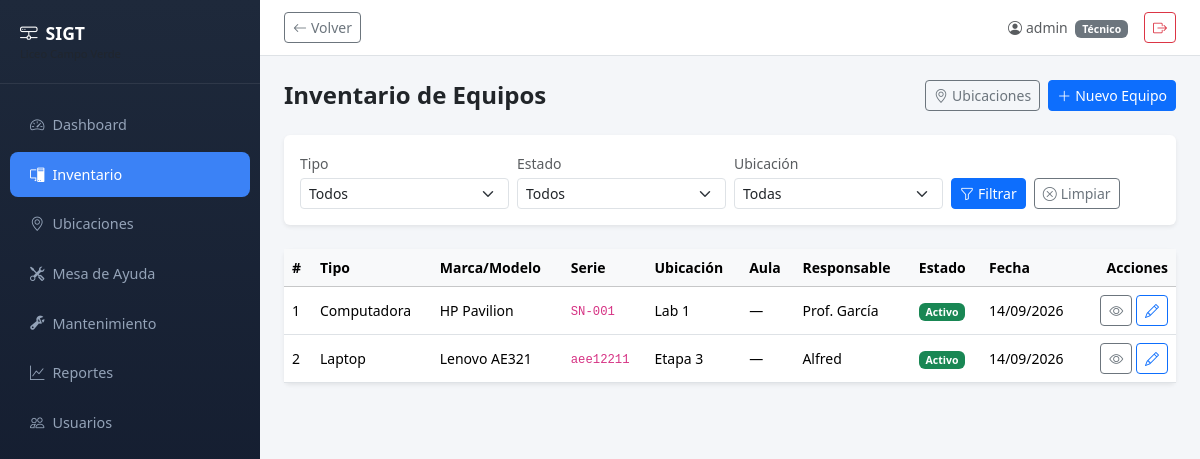
Before: /inventario/ (signed in) with the older database file.
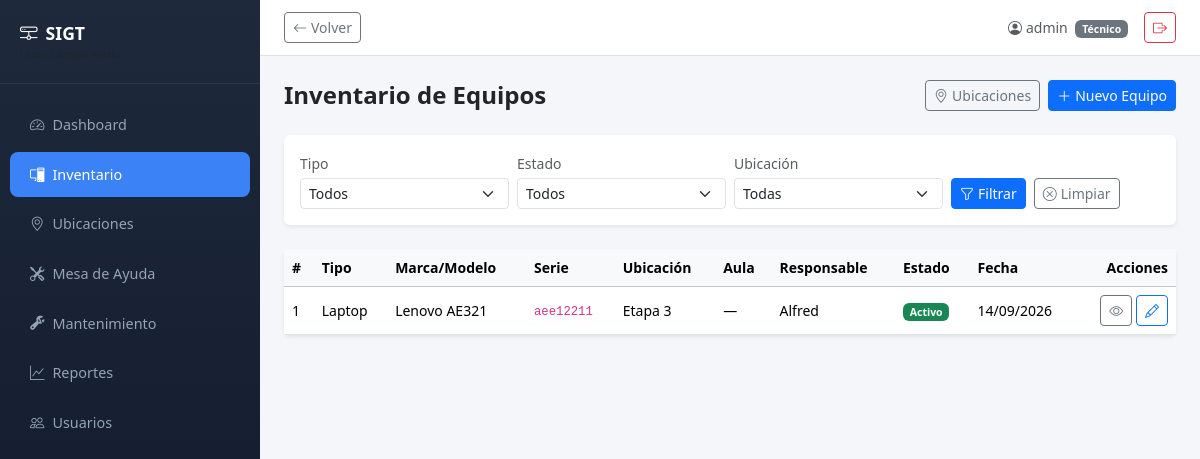
After: the same page with the newer database file.
### usuarios/models.py (models this page shows, shortened)
class User(AbstractUser):
    ROL_CHOICES = [
        ('admin', 'Administrador'),
        ('tecnico', 'Técnico'),
    ]
    rol = models.CharField(max_length=10, choices=ROL_CHOICES, default='tecnico')
    telefono = models.CharField(max_length=20, blank=True)
    class Meta:
        verbose_name = 'usuario'
        verbose_name_plural = 'usuarios'

### inventario/models.py (models this page shows, shortened)
class Equipo(models.Model):
    TIPO_CHOICES = [
        ('computadora', 'Computadora'),
        ('laptop', 'Laptop'),
        ('proyector', 'Proyector'),
        ('impresora', 'Impresora'),
        ('access_point', 'Access Point'),
        ('switch', 'Switch'),
        ('otro', 'Otro (especificar)'),
    ]
    ESTADO_CHOICES = [
        ('activo', 'Activo'),
        ('mantenimiento', 'En Mantenimiento'),
        ('baja', 'Dado de Baja'),
    ]
    tipo = models.CharField(max_length=20, choices=TIPO_CHOICES)
    tipo_otro = models.CharField(
        max_length=100, blank=True,
        help_text='Especifique el tipo si seleccionó "Otro"'
    )
    aula = models.CharField(
        max_length=10, blank=True,
        help_text='Aula dentro de la ubicación. Ej: 01, 05, 13'
    )
    procesador = models.CharField(max_length=100, blank=True, verbose_name='Procesador')
    ram = models.CharField(max_length=50, blank=True, verbose_name='Memoria RAM')
    so = models.CharField(max_length=100, blank=True, verbose_name='Sistema operativo')
    almacenamiento = models.CharField(max_length=50, blank=True, verbose_name='Almacenamiento')
    valor = models.DecimalField(
        max_digits=12, decimal_places=2, null=True, blank=True,
        verbose_name='Valor ($)',
        help_text='Valor económico del equipo (no obligatorio)'
    )
    marca = models.CharField(max_length=100)
    modelo = models.CharField(max_length=100)
    numero_serie = models.CharField(max_length=100, unique=True)
    direccion_ip = models.GenericIPAddressField(blank=True, null=True)
    ubicacion = models.ForeignKey(Ubicacion, on_delete=models.PROTECT, related_name='equipos')
    responsable = models.CharField(max_length=150, blank=True)
    estado = models.CharField(max_length=20, choices=ESTADO_CHOICES, default='activo')
    fecha_registro = models.DateField(auto_now_add=True)
    observaciones = models.TextField(blank=True)
    historical = HistoricalRecords()
    class Meta:
        ordering = ['-fecha_registro']
        permissions = [
            ('puede_asignar_equipo', 'Puede asignar equipo a responsable'),
        ]
    @property
    def tipo_display(self):
        if self.tipo == 'otro' and self.tipo_otro:
            return self.tipo_otro
        return self.get_tipo_display()

class Ubicacion(models.Model):
    TIPO_CHOICES = [
        ('sede', 'Sede'),
        ('etapa', 'Etapa'),
        ('salon', 'Salón'),
        ('laboratorio', 'Laboratorio'),
        ('oficina', 'Oficina'),
        ('otro', 'Otro'),
    ]
    nombre = models.CharField(max_length=150)
    tipo = models.CharField(max_length=20, choices=TIPO_CHOICES, default='salon')
    padre = models.ForeignKey(
        'self', on_delete=models.CASCADE, null=True, blank=True,
        related_name='sububicaciones', verbose_name='Pertenece a',
        help_text='Nivel superior (ej: un Salón pertenece a una Etapa)'
    )
    edificio = models.CharField(max_length=100, blank=True)
    salon = models.CharField(max_length=50, blank=True)
    class Meta:
        verbose_name_plural = 'Ubicaciones'
        ordering = ['nombre']
    @property
    def nombre_completo(self):
        if self.padre:
            return f'{self.padre.nombre} → {self.nombre}'
        return self.nombre

### inventario/views.py (the view, shortened to what this page needs)
# urls.py: path('', views.EquipoListView.as_view(), name='lista'),
class EquipoListView(LoginRequiredMixin, PermissionRequiredMixin, ListView):
    model = Equipo
    template_name = 'inventario/equipo_list.html'
    context_object_name = 'equipos'
    permission_required = 'inventario.view_equipo'
    def get_queryset(self):
        queryset = Equipo.objects.select_related('ubicacion').all()
        estado = self.request.GET.get('estado')
        tipo = self.request.GET.get('tipo')
        ubicacion = self.request.GET.get('ubicacion')
        aula = self.request.GET.get('aula')
        if estado in dict(Equipo.ESTADO_CHOICES):
            queryset = queryset.filter(estado=estado)
        if tipo in dict(Equipo.TIPO_CHOICES):
            queryset = queryset.filter(tipo=tipo)
        return queryset
    def get_context_data(self, **kwargs):
        context = super().get_context_data(**kwargs)
        context['estado_choices'] = Equipo.ESTADO_CHOICES
        context['tipo_choices'] = Equipo.TIPO_CHOICES
        context['filtro_estado'] = self.request.GET.get('estado', '')
        context['filtro_tipo'] = self.request.GET.get('tipo', '')
        context['filtro_ubicacion'] = self.request.GET.get('ubicacion', '')
        context['filtro_aula'] = self.request.GET.get('aula', '')
        context['ubicaciones_lista'] = Ubicacion.objects.all()
        context['aulas_disponibles'] = self._aulas_de_ubicacion(context['filtro_ubicacion'])
        return context
    def _aulas_de_ubicacion(self, ubicacion_pk):
        if not ubicacion_pk or not ubicacion_pk.isdigit():
            return []

### inventario/templates/inventario/equipo_list.html (shortened to what this page needs)
{% extends "base.html" %}
{% block content %}
<div class="d-flex justify-content-between align-items-center mb-4">
    <h4 class="fw-bold mb-0">Inventario de Equipos</h4>
    <div class="d-flex gap-2">
        {% if perms.inventario.view_ubicacion %}
        <a href="{% url 'inventario:ubicaciones' %}" class="btn btn-outline-secondary btn-sm">
            <i class="bi bi-geo-alt me-1"></i>Ubicaciones
        </a>
        {% endif %}
        {% if perms.inventario.add_equipo %}
        <a href="{% url 'inventario:nuevo' %}" class="btn btn-primary btn-sm">
            <i class="bi bi-plus-lg me-1"></i>Nuevo Equipo
        </a>
        {% endif %}
    </div>
</div>
<div class="card border-0 shadow-sm mb-4">
    <div class="card-body py-3">
        <form method="get" class="row g-2 align-items-end">
            <div class="col-md-3">
                <label class="form-label small text-muted mb-1">Tipo</label>
                <select name="tipo" class="form-select form-select-sm">
                    <option value="">Todos</option>
                </select>
            </div>
            <div class="col-md-3">
                <label class="form-label small text-muted mb-1">Estado</label>
                <select name="estado" class="form-select form-select-sm">
                    <option value="">Todos</option>
                </select>
            </div>
            <div class="col-md-3">
                <label class="form-label small text-muted mb-1">Ubicación</label>
                <select name="ubicacion" id="filtro_ubicacion" class="form-select form-select-sm" onchange="this.form.submit()">
                    <option value="">Todas</option>
                </select>
            </div>
            <div class="col-md-3 d-flex gap-2">
                <button type="submit" class="btn btn-primary btn-sm">
                    <i class="bi bi-funnel me-1"></i>Filtrar
                </button>
                <a href="{% url 'inventario:lista' %}" class="btn btn-outline-secondary btn-sm">
                    <i class="bi bi-x-circle me-1"></i>Limpiar
                </a>
            </div>
        </form>
    </div>
</div>
<div class="card border-0 shadow-sm">
    <div class="card-body p-0">
        <div class="table-responsive">
            <table class="table table-hover mb-0 small align-middle">
                <thead class="table-light">
                    <tr>
                        <th>#</th>
                        <th>Tipo</th>
                        <th>Marca/Modelo</th>
                        <th>Serie</th>
                        <th>Ubicación</th>
                        <th>Aula</th>
                        <th>Responsable</th>
                        <th>Estado</th>
                        <th>Fecha</th>
                        <th class="text-end">Acciones</th>
                    </tr>
                </thead>
                <tbody>
                    {% for equipo in equipos %}
                    <tr>
                        <td>{{ forloop.counter }}</td>
                        <td>{{ equipo.tipo_display }}</td>
                        <td>{{ equipo.marca }} {{ equipo.modelo }}</td>
                        <td><code>{{ equipo.numero_serie }}</code></td>
                        <td>{{ equipo.ubicacion.nombre }}</td>
                        <td>{{ equipo.aula|default:"—" }}</td>
                        <td>{{ equipo.responsable|default:"—" }}</td>
                        <td>
                            {% if equipo.estado == 'activo' %}
                            <span class="badge bg-success">{{ equipo.get_estado_display }}</span>
                            {% elif equipo.estado == 'mantenimiento' %}
                            <span class="badge bg-warning text-dark">{{ equipo.get_estado_display }}</span>
                            {% else %}
                            <span class="badge bg-danger">{{ equipo.get_estado_display }}</span>
                            {% endif %}
                        </td>
                        <td class="text-nowrap">{{ equipo.fecha_registro|date:"d/m/Y" }}</td>
                        <td class="text-end text-nowrap">
                            <a href="{% url 'inventario:detalle' equipo.pk %}" class="btn btn-sm btn-outline-secondary" title="Ver">
                                <i class="bi bi-eye"></i>
                            </a>
                            {% if perms.inventario.change_equipo %}
                            <a href="{% url 'inventario:editar' equipo.pk %}" class="btn btn-sm btn-outline-primary" title="Editar">
                                <i class="bi bi-pencil"></i>
                            </a>
                            {% endif %}
                        </td>
                    </tr>
                    {% empty %}
                    <tr>
                        <td colspan="10" class="text-center text-muted py-4">No hay equipos registrados.</td>
                    </tr>
                    {% endfor %}
                </tbody>
            </table>
        </div>
    </div>
</div>
{% endblock %}

### templates/base.html (shortened to what this page needs)
{% load static %}
<!DOCTYPE html>
<html lang="es" data-bs-theme="light">
<head>
    <link href="https://cdn.jsdelivr.net/npm/bootstrap@5.3.3/dist/css/bootstrap.min.css" rel="stylesheet">
    <link href="https://cdn.jsdelivr.net/npm/bootstrap-icons@1.11.3/font/bootstrap-icons.min.css" rel="stylesheet">
</head>
<body>
    <aside class="sidebar" id="sidebar">
        <div class="sidebar-brand">
            <i class="bi bi-hdd-network me-2"></i>SIGT
            <small class="d-block text-muted" style="font-size:0.7rem; font-weight:400;">Liceo Campo Verde</small>
        </div>
        <nav class="nav flex-column mt-3">
            {% for item in sidebar_items %}
            <a class="nav-link {% if request.path == item.url %}active{% endif %}" href="{{ item.url }}">
                <i class="bi {{ item.icon }} me-2"></i>{{ item.label }}
            </a>
            {% endfor %}
        </nav>
    </aside>
    <div class="main-content">
        <div class="topbar d-flex justify-content-between align-items-center">
            <div class="d-flex align-items-center gap-2">
                {% if user.is_authenticated %}
                <button type="button" class="btn btn-sm btn-outline-secondary" onclick="history.back()" title="Volver atrás">
                    <i class="bi bi-arrow-left me-1"></i>Volver
                </button>
                {% endif %}
            </div>
            <div class="d-flex align-items-center gap-3">
                {% if user.is_authenticated %}
                <span class="text-muted small">
                    <i class="bi bi-person-circle me-1"></i>{{ user.get_full_name|default:user.username }}
                    {% if user.rol %}<span class="badge bg-secondary ms-1">{{ user.get_rol_display }}</span>{% endif %}
                </span>
                <form method="post" action="{% url 'usuarios:logout' %}" class="d-inline">
                    <button type="submit" class="btn btn-sm btn-outline-danger">
                        <i class="bi bi-box-arrow-right"></i>
                    </button>
                </form>
                {% endif %}
            </div>
        </div>
        <div class="content-body">
            {% block content %}{% endblock %}
        </div>
    </div>
</body>
</html>

### templates/base.html (style rules this page uses)
:root { --sidebar-width: 260px; --sidebar-collapsed: 0px; }
body { min-height: 100vh; background: #f4f6f9; }
.sidebar { width: var(--sidebar-width); min-height: 100vh; background: linear-gradient(180deg, #1e293b 0%, #0f172a 100%); position: fixed; top: 0; left: 0; z-index: 1040; transition: transform 0.3s ease; }
.sidebar .nav-link { color: #94a3b8; padding: 0.75rem 1.25rem; border-radius: 0.5rem; margin: 2px 10px; font-size: 0.9rem; transition: all 0.2s; }
.sidebar .nav-link.active { color: #fff; background: #3b82f6; }
.sidebar-brand { padding: 1.25rem; border-bottom: 1px solid rgba(255,255,255,0.08); color: #fff; font-weight: 700; font-size: 1.1rem; }
.main-content { margin-left: var(--sidebar-width); transition: margin-left 0.3s ease; min-height: 100vh; }
.topbar { background: #fff; border-bottom: 1px solid #dee2e6; padding: 0.75rem 1.5rem; }
.content-body { padding: 1.5rem; }

Changed rows visible on the page:
removed Equipo: tipo_display "Computadora", marca "HP", modelo "Pavilion", numero_serie "SN-001", ubicacion.nombre "Lab 1", aula "—", responsable "Prof. García", estado "Activo", fecha_registro "14/09/2026"
